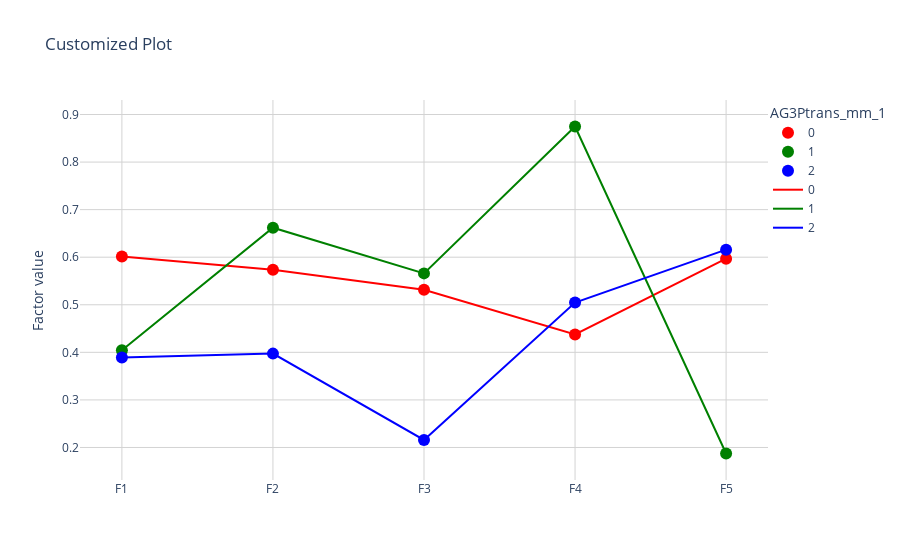

The notebook cell saved with this chart:
### Code cell
interactive_scatter(im3_groups_mean,'AG3Ptrans_mm_1')

### Figure 1 — Plotly figure (JSON) as saved in the notebook; plotly's stock layout.template omitted (floating-point values rounded to 4 significant figures)
{"data": [{"hovertemplate": "AG3Ptrans_mm_1=0<br> =%{x}<br>Factor value=%{y}<extra></extra>", "legendgroup": "0", "marker": {"color": "red", "size": 12, "symbol": "circle"}, "mode": "markers", "name": "0", "orientation": "v", "showlegend": true, "type": "scatter", "x": ["F1", "F2", "F3", "F4", "F5"], "xaxis": "x", "y": [0.6016, 0.5737, 0.5316, 0.4375, 0.597], "yaxis": "y"}, {"hovertemplate": "AG3Ptrans_mm_1=1<br> =%{x}<br>Factor value=%{y}<extra></extra>", "legendgroup": "1", "marker": {"color": "green", "size": 12, "symbol": "circle"}, "mode": "markers", "name": "1", "orientation": "v", "showlegend": true, "type": "scatter", "x": ["F1", "F2", "F3", "F4", "F5"], "xaxis": "x", "y": [0.4045, 0.6621, 0.566, 0.8748, 0.1873], "yaxis": "y"}, {"hovertemplate": "AG3Ptrans_mm_1=2<br> =%{x}<br>Factor value=%{y}<extra></extra>", "legendgroup": "2", "marker": {"color": "blue", "size": 12, "symbol": "circle"}, "mode": "markers", "name": "2", "orientation": "v", "showlegend": true, "type": "scatter", "x": ["F1", "F2", "F3", "F4", "F5"], "xaxis": "x", "y": [0.389, 0.3973, 0.2158, 0.5046, 0.6159], "yaxis": "y"}, {"hovertemplate": "AG3Ptrans_mm_1=0<br>variable=%{x}<br>value=%{y}<extra></extra>", "legendgroup": "0", "line": {"color": "red", "dash": "solid", "shape": "linear"}, "marker": {"symbol": "circle"}, "mode": "lines", "name": "0", "orientation": "v", "showlegend": true, "type": "scatter", "x": ["F1", "F2", "F3", "F4", "F5"], "xaxis": "x", "y": [0.6016, 0.5737, 0.5316, 0.4375, 0.597], "yaxis": "y"}, {"hovertemplate": "AG3Ptrans_mm_1=1<br>variable=%{x}<br>value=%{y}<extra></extra>", "legendgroup": "1", "line": {"color": "green", "dash": "solid", "shape": "linear"}, "marker": {"symbol": "circle"}, "mode": "lines", "name": "1", "orientation": "v", "showlegend": true, "type": "scatter", "x": ["F1", "F2", "F3", "F4", "F5"], "xaxis": "x", "y": [0.4045, 0.6621, 0.566, 0.8748, 0.1873], "yaxis": "y"}, {"hovertemplate": "AG3Ptrans_mm_1=2<br>variable=%{x}<br>value=%{y}<extra></extra>", "legendgroup": "2", "line": {"color": "blue", "dash": "solid", "shape": "linear"}, "marker": {"symbol": "circle"}, "mode": "lines", "name": "2", "orientation": "v", "showlegend": true, "type": "scatter", "x": ["F1", "F2", "F3", "F4", "F5"], "xaxis": "x", "y": [0.389, 0.3973, 0.2158, 0.5046, 0.6159], "yaxis": "y"}], "layout": {"legend": {"orientation": "v", "title": {"text": "AG3Ptrans_mm_1"}, "tracegroupgap": 0, "traceorder": "normal", "x": 1, "y": 1}, "plot_bgcolor": "white", "title": {"text": "Customized Plot"}, "xaxis": {"anchor": "y", "domain": [0, 1], "gridcolor": "LightGray", "gridwidth": 1, "showgrid": true, "title": {"text": " "}}, "yaxis": {"anchor": "x", "domain": [0, 1], "gridcolor": "LightGray", "gridwidth": 1, "showgrid": true, "title": {"text": "Factor value"}}}}
